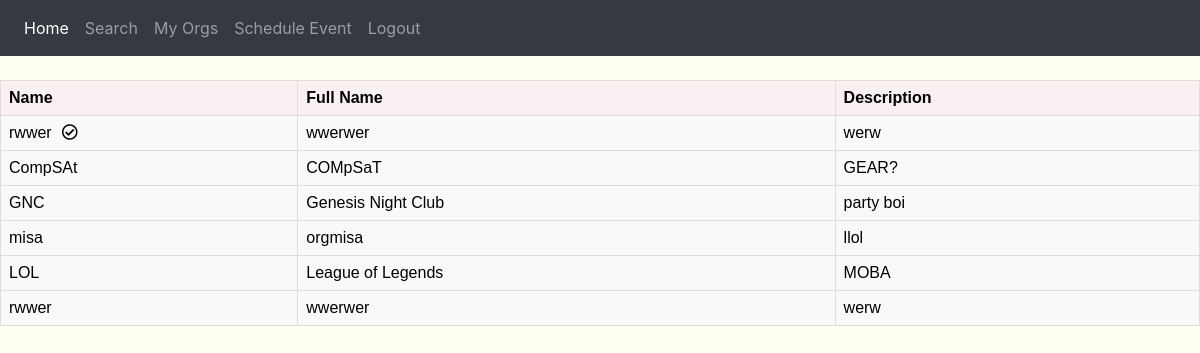
The page /events/myOrgs/ (signed in) on the database its author committed.
### events/models.py (models this page shows)
class Organization(models.Model):
	Org_ID = models.BigAutoField(primary_key=True)
	Short_Name = models.CharField(max_length=20, blank=False)
	Full_Name = models.CharField(max_length=50, blank=False)
	Description = models.TextField()
	Approved = models.BooleanField(default=False)

### events/views.py (the view)
def myOrgs(request):
    modOrgs = Moderator.objects.filter(User=request.user)
    modOrg = Organization.objects.filter(Org_ID__in=modOrgs.values('Org_ID'))
    mod = modOrg.filter(Approved=True)
    subs = Subscription.objects.filter(User=request.user)
    subedOrgs = Organization.objects.filter(Org_ID__in=subs.values('Org_ID'))
    orgs = subedOrgs.filter(Approved=True)
    return render(request,'events/myOrgs.html',{'orgs':orgs,'moderator':mod})

### events/templates/events/myOrgs.html (shortened to what this page needs)
{% extends 'base.html' %}
{% block content %}
<head>
	<link rel='stylesheet' href='https://use.fontawesome.com/releases/v5.5.0/css/all.css'>
</head>
<body style="background-color:#fffff2">
	<center>
		<table>
			<tr>
				<th>Name</th>
				<th>Full Name</th>
				<th>Description</th>
			</tr>
			{% for item in moderator %}
			<tr>
				<td>{{ item.Short_Name }}<i class='far fa-check-circle' style="margin-left:10px"></i></td>
				<td>{{ item.Full_Name }}</td>
				<td>{{ item.Description }}</td>
			</tr>
			{% endfor %}
			{% for item in orgs %}
			<tr>
				<td>{{ item.Short_Name }}</td>
				<td>{{ item.Full_Name }}</td>
				<td>{{ item.Description }}</td>
			</tr>
			{% endfor %}
		</table>
	</center>
</body>
{% endblock %}

### events/static/css/starter-template.css (style rules this page uses)
body { padding-top: 5rem; }

### events/templates/events/myOrgs.html (style rules this page uses)
table { font-family: arial, sans-serif; border-collapse: collapse; width: 100%; }
td, th { border: 1px solid #dddddd; text-align: left; padding: 8px; }
th { background-color: #f9f1f1; color: black; }
td { background-color: #f9f9f9; color: black; }

### rows shown on the page
Organization: Short_Name "rwwer", Full_Name "wwerwer", Description "werw"
Organization: Short_Name "CompSAt", Full_Name "COMpSaT", Description "GEAR?"
Organization: Short_Name "GNC", Full_Name "Genesis Night Club", Description "party boi"
Organization: Short_Name "misa", Full_Name "orgmisa", Description "llol"
Organization: Short_Name "LOL", Full_Name "League of Legends", Description "MOBA"
